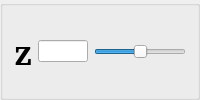
                      <widget class="QGroupBox" name="groupBox_8">
                       <property name="title">
                        <string/>
                       </property>
                       <layout class="QHBoxLayout" name="horizontalLayout_7">
                        <item>
                         <widget class="QLabel" name="z_label_4">
                          <property name="font">
                           <font>
                            <family>URW Bookman [urw]</family>
                            <pointsize>27</pointsize>
                            <bold>true</bold>
                           </font>
                          </property>
                          <property name="text">
                           <string>z</string>
                          </property>
                         </widget>
                        </item>
                        <item>
                         <widget class="QLineEdit" name="z_move">
                          <property name="maximumSize">
                           <size>
                            <width>50</width>
                            <height>16777215</height>
                           </size>
                          </property>
                          <property name="styleSheet">
                           <string notr="true">QLineEdit {
    color: black;
}
</string>
                          </property>
                         </widget>
                        </item>
                        <item>
                         <widget class="QSlider" name="z_move_slider">
                          <property name="minimum">
                           <number>-100</number>
                          </property>
                          <property name="maximum">
                           <number>100</number>
                          </property>
                          <property name="orientation">
                           <enum>Qt::Horizontal</enum>
                          </property>
                         </widget>
                        </item>
                       </layout>
                      </widget>
